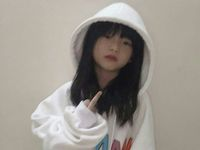
#> input picture Pertemuan 6/EEDAN.jpg, 200 x 150 px
$ python Harris-Corner-Detection.py
#> lines starting #> are read from the running program, lines starting #| are printed output that depends on the picture; after the words box and inside, x2 and y2 are one past the last pixel; in counts of white or black regions, pixels touching at a corner belong together
import cv2
import numpy as np

# Membaca gambar dalam grayscale
image = cv2.imread('EEDAN.jpg', 0)
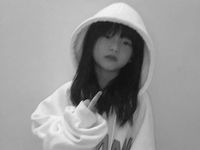
#> image: shape (150, 200); min 2, max 249, mean 150.1
if image is None:
    raise FileNotFoundError("Gambar tidak ditemukan. Periksa kembali path file.")

# Konversi gambar ke tipe float32
gray = np.float32(image)

# Menerapkan Harris Corner Detector
dst = cv2.cornerHarris(gray, 2, 3, 0.04)
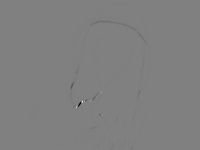
#> dst: shape (150, 200) float32; min -29972878, max 29731104, mean -35299.1; drawn with min black and max white

# Dilasi untuk menonjolkan sudut yang terdeteksi
dst = cv2.dilate(dst, None)
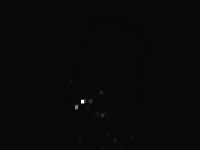
#> dst: shape (150, 200) float32; min -1040949.1, max 29731104, mean 31570.3; drawn with min black and max white

# Buat mask boolean
mask = dst > 0.01 * dst.max()
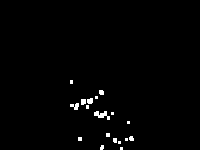
#> mask: shape (150, 200) bool; 1.2% white; 18 white regions (12 under 20 px), largest, box (x1, y1, x2, y2) and area: (94, 111, 110, 120) 75, (70, 103, 79, 110) 39, (87, 98, 93, 104) 31, (81, 99, 86, 105) 28, (99, 90, 104, 95) 23, (129, 136, 134, 141) 21

# Ubah gambar grayscale ke format BGR
image_color = cv2.cvtColor(image, cv2.COLOR_GRAY2BGR)

# Tandai sudut pada gambar berwarna
image_color[mask] = [0, 0, 200]
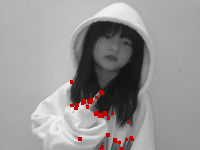
#> image_color: shape (150, 200, 3); mean B, G, R 148.6, 148.6, 151

# Menampilkan hasil
cv2.imshow('Harris Corners', image_color)
cv2.waitKey(0)
cv2.destroyAllWindows()
